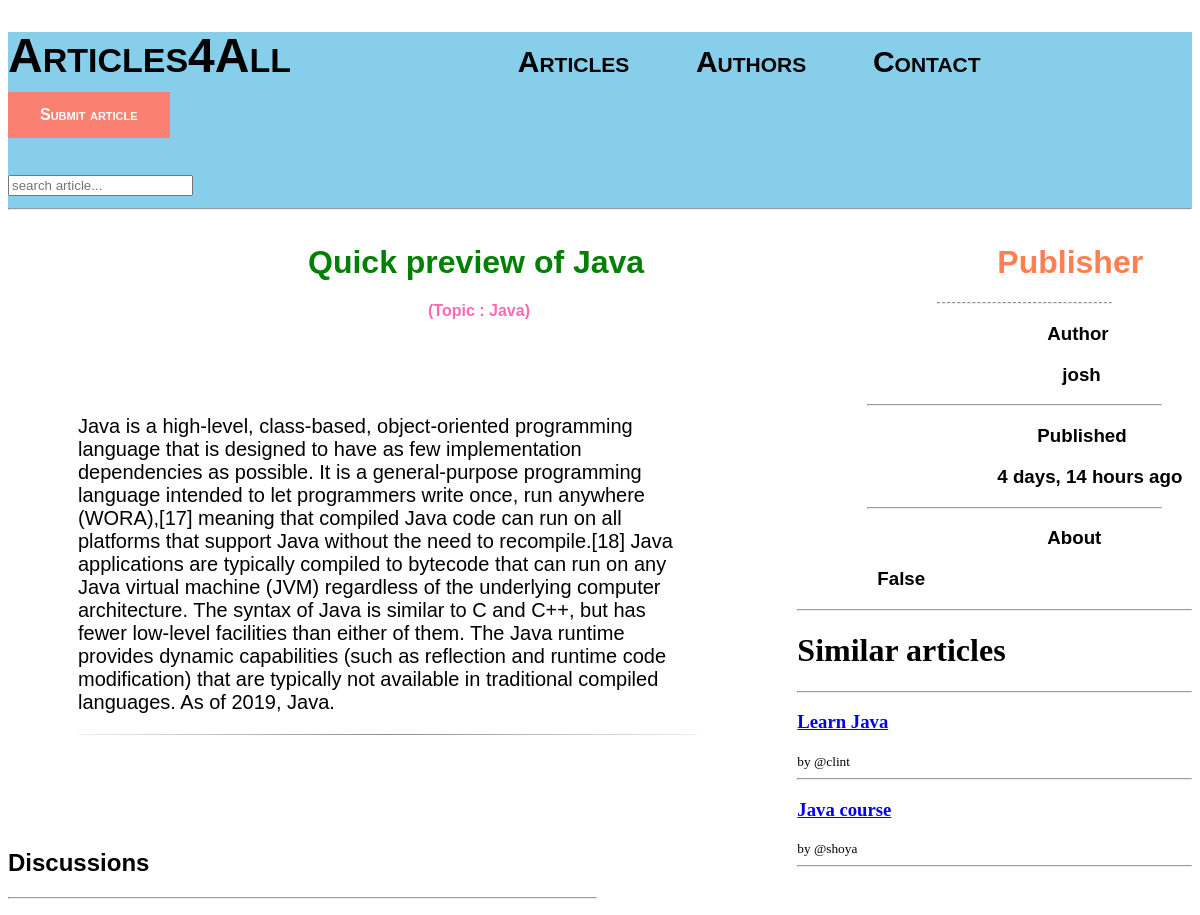
Before: /article/47 with the older database file.
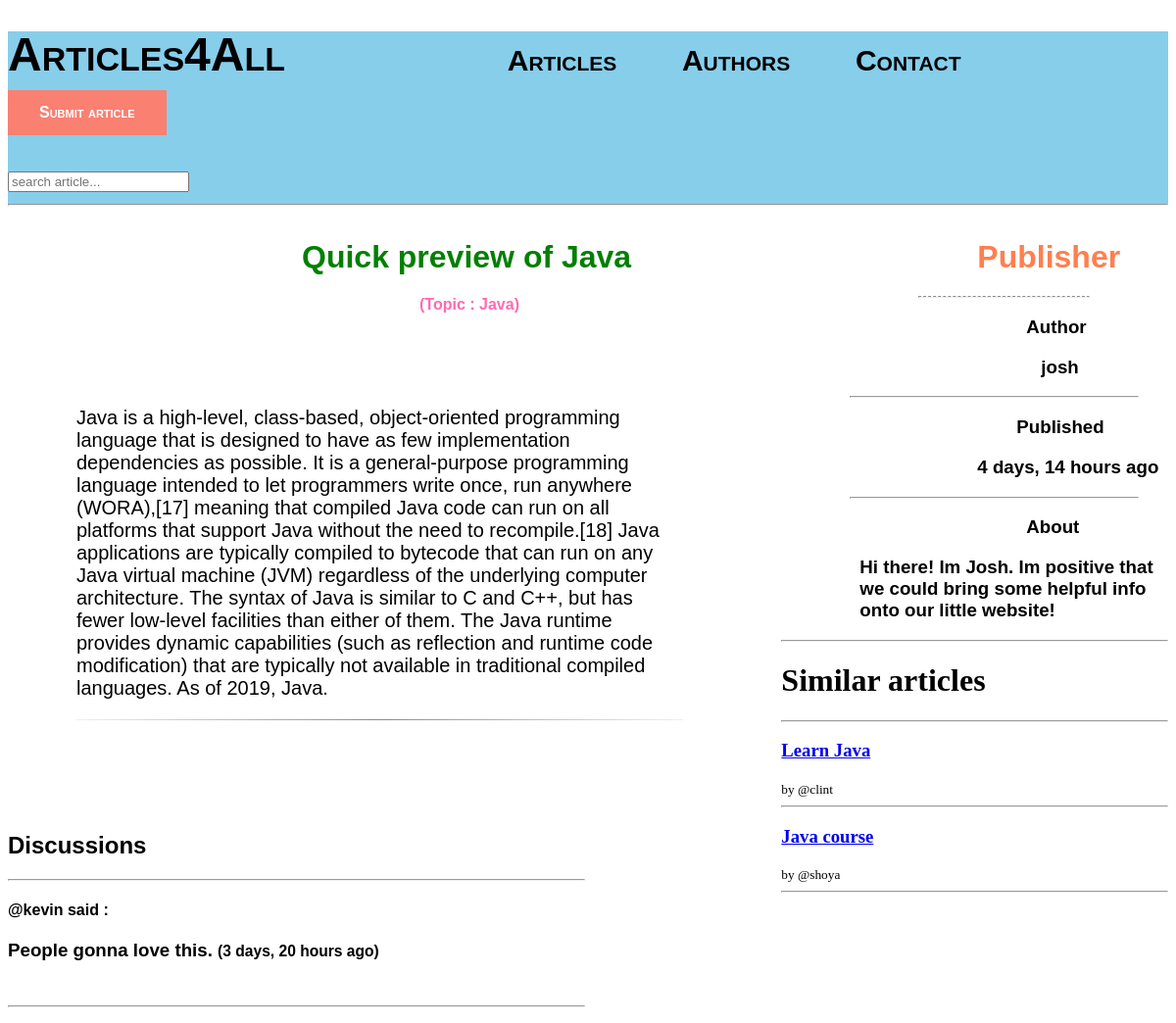
After: the same page with the newer database file.
### articles/models.py (models this page shows, shortened)
class Article(models.Model):
	title = models.CharField(max_length=50)
	topic = models.ForeignKey(Topic, on_delete=models.SET_NULL, null=True)
	body = models.CharField(max_length=800)
	author = models.ForeignKey(Author, on_delete=models.CASCADE)
	updated = models.DateTimeField(auto_now=True)
	created = models.DateTimeField(auto_now_add=True)
	class Meta:
		ordering = ['-updated', 'created']

class Author(models.Model):
	name = models.CharField(max_length=40)
	age = models.CharField(max_length=3)
	email = models.EmailField(max_length=50)
	about = models.CharField(max_length=500)

class Topic(models.Model):
	name = models.CharField(max_length=60)
	def __str__(self):
		return self.name

class Comment(models.Model):
	user = models.ForeignKey(User, on_delete=models.CASCADE)
	article = models.ForeignKey(Article, on_delete=models.CASCADE)
	body = models.TextField()
	created = models.DateTimeField(auto_now_add=True)
	updated = models.DateTimeField(auto_now=True)
	class Meta:
		ordering = ['-updated', 'created']

### articles/views.py (the view, shortened to what this page needs)
# urls.py: path('article/<int:id>', ArticleView.as_view(), name='article-page'),
class ArticleView(View):
	template_name = 'article/article.html'
	def get(self, request, id=None, *args, **kwargs):
		obj = get_object_or_404(Article, id=id)
		comments = obj.comment_set.all().order_by('-created')
		articles = Article.objects.all()
		context = {'object': obj, 'comments': comments, 'articles': articles}
		return render(request, self.template_name, context)

### articles/templates/article/article.html (shortened to what this page needs)
{% include 'base.html' %}
{% block content %}
	<div class="article-container">
		<div class="article">
			<h1 style="font-family: lucida sans, sans-serif; position: relative; margin-left: 300px; color: green;">{{object.title}}
			</h1>
			<h4 style="margin-left: 420px; font-family: arial, sans-serif; color: hotpink;">(Topic : {{object.topic}})</h4>
			<br>
			<br>
			<br>
			<h3 style="font: caption; margin-left: 70px; margin-right: 100px; font-size: 20px">{{object.body}}</h3>
			<hr style="margin-left: 70px; margin-right: 100px; border: 0;
  height: 1px;
  background-image: -webkit-linear-gradient(left, #f0f0f0, #8c8b8b, #f0f0f0);
  background-image: -moz-linear-gradient(left, #f0f0f0, #8c8b8b, #f0f0f0);
  background-image: -ms-linear-gradient(left, #f0f0f0, #8c8b8b, #f0f0f0);
  background-image: -o-linear-gradient(left, #f0f0f0, #8c8b8b, #f0f0f0); ">
			<br>
			<br>
			<br>
			<br>
				<div style="margin-right: 200px">
						<h2 style="font-family: arial, sans-serif;">Discussions</h2>
						<hr>
						{% for comment in comments %}
							<h4 style="font-family: arial narrow, sans-serif;">@{{comment.user}} said :</h4>
							<h3 style="font-family: arial, sans-serif;">{{comment.body}} <small>({{comment.created|timesince}} ago)</small> </h3>
							<br>
							<hr>
						{% endfor %}
				</div>
		</div>
		<div class="about-publisher">
			<h1 style="margin-left: 200px; font-family: consolas, sans-serif; color: coral;">Publisher</h1>
			<hr style="border-top: 1px dashed #8c8b8b; margin-right: 80px; margin-left: 140px">
			<h3 style="margin-left: 250px; font-family: lucida sans, sans-serif;">Author</h3>
			<h3 style="margin-left: 265px; font-family: arial, sans-serif;">{{object.author.name}}</h3>
			<hr style="margin-left: 70px; margin-right: 30px;">
			<h3 style="margin-left: 240px; font-family: lucida sans, sans-serif;">Published</h3>
			<h3 style="margin-left: 200px; font-family: arial, sans-serif;">{{object.created|timesince}} ago</h3>
			<hr style="margin-left: 70px; margin-right: 30px;">
			<h3 style="margin-left: 250px; font-family: lucida sans, sans-serif;">About</h3>
			<h3 style="margin-left: 80px; font-family: arial, sans-serif;">{{object.author.about}}</h3>
			<hr>
			<div>
				<h1>Similar articles</h1>
				<hr>
				{% for article in articles %}
					{% if object.topic == article.topic and object.title != article.title %}
						<a href="{% url 'article-page' article.id %}"><h3>{{article.title}}</h3></a>
						<small>by @{{article.author.name}}</small>
						<hr>
					{% endif %}
				{% endfor %}
			</div>
		</div>
	</div>
{% endblock %}

Changed rows visible on the page:
changed through a linked row, Article "Quick preview of Java": author.about "False" → "Hi there! Im Josh. Im positive that we could bring some helpful info onto our little website!"
added Comment: user "kevin", body "People gonna love this.", created "3 days, 20 hours"
